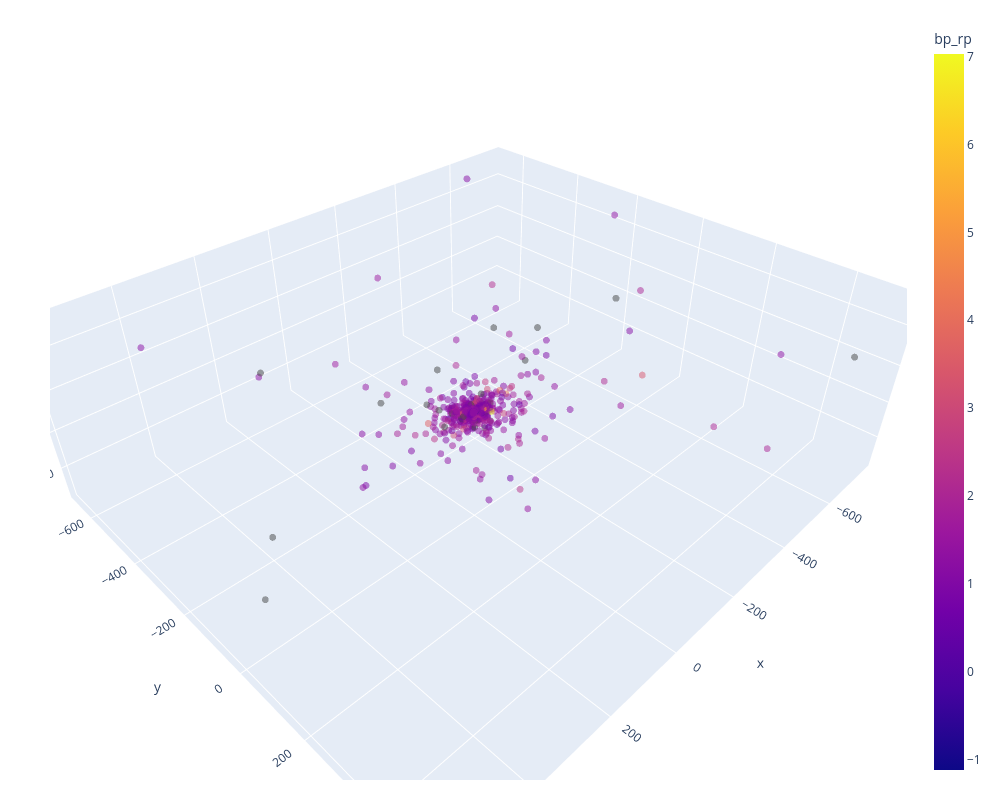

Source (notebook cell):
### Code cell
# Try switching between different distances and None (which means unit distance), it's educational
#x, y, z = galactic_to_cartesian(df,r_colname='parallax_distance')
#x, y, z = galactic_to_cartesian(df,r_colname='distance_gspphot')
x, y, z = galactic_to_cartesian(df,r_colname=None)
mask = (abs(x)<10**3) & (abs(y)<10**3) & (abs(z)<10**3)

fig = go.Figure(data=[go.Scatter3d(
    x=x[mask], y=y[mask], z=z[mask],
    mode='markers',
    marker=dict(size=4, opacity=0.5,color=df['bp_rp'][mask], colorscale='plasma', colorbar=dict(title='bp_rp'))
)])
fig.update_layout(
    autosize=False,
    width=1000,
    height=800,
    margin=dict(
        l=50,
        r=50,
        b=20,
        t=20,
        pad=4)
    )
fig.show()

### Figure 1 — Plotly figure (JSON) as saved in the notebook; plotly's stock layout.template omitted (floating-point values rounded to 4 significant figures; data arrays with more than 128 entries replaced by an {"elided": "..."} marker saying what was removed)
{"data": [{"marker": {"color": {"elided": "8131 float values"}, "colorbar": {"title": {"text": "bp_rp"}}, "colorscale": [[0, "#0d0887"], [0.1111, "#46039f"], [0.2222, "#7201a8"], [0.3333, "#9c179e"], [0.4444, "#bd3786"], [0.5556, "#d8576b"], [0.6667, "#ed7953"], [0.7778, "#fb9f3a"], [0.8889, "#fdca26"], [1, "#f0f921"]], "opacity": 0.5, "size": 4}, "mode": "markers", "type": "scatter3d", "x": {"elided": "8131 float values"}, "y": {"elided": "8131 float values"}, "z": {"elided": "8131 float values"}}], "layout": {"autosize": false, "height": 800, "margin": {"b": 20, "l": 50, "pad": 4, "r": 50, "t": 20}, "width": 1000}}
